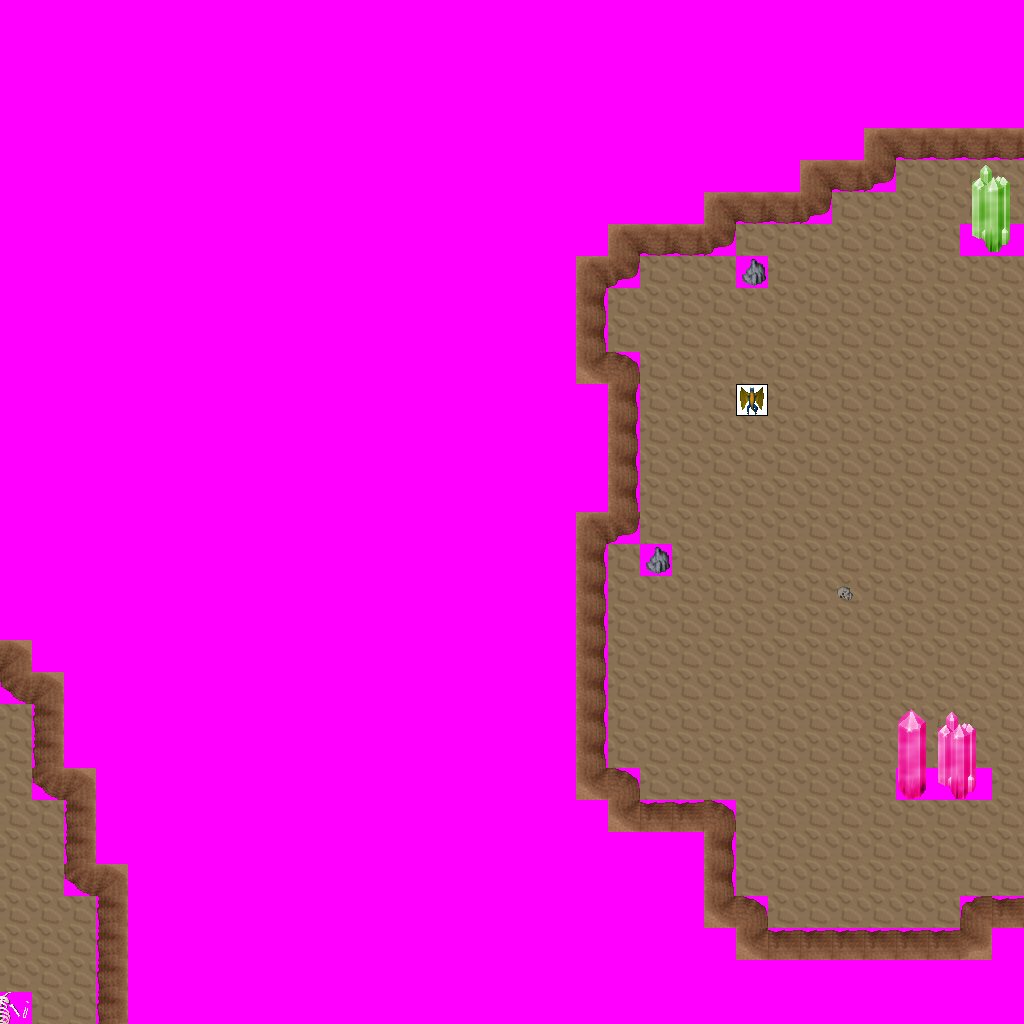

Below is a game level as drawn by its tile map, then a one-line description and the .tmx that defines it (tile-layer data replaced by summaries):
An orthogonal 32x32 tile map with 32x32 px tiles, 6 tile layers (Ground, Objects, Above, Walkable, ...), 9 tilesets and 8 objects (4x newmap, from_west_0, from_west_1, from_east_0, from_north_0).

<map version="1.0" orientation="orthogonal" width="32" height="32" tilewidth="32" tileheight="32">
 <tileset firstgid="1" name="ground_brown" tilewidth="32" tileheight="32">
  <image source="../drawable/ground_brown.png" width="160" height="32" />
 </tileset>
 <tileset firstgid="6" name="item_corpse_skull_dark" tilewidth="32" tileheight="32">
  <image source="../drawable/item_corpse_skull_dark.png" width="64" height="32" />
 </tileset>
 <tileset firstgid="8" name="item_corpse_huge_animal" tilewidth="32" tileheight="32">
  <image source="../drawable/item_corpse_huge_animal.png" width="64" height="256" />
 </tileset>
 <tileset firstgid="24" name="ground_rock_rocks_2" tilewidth="32" tileheight="32">
  <image source="../drawable/ground_rock_rocks_2.png" width="64" height="64" />
 </tileset>
 <tileset firstgid="28" name="ground_rock_pink_crystal" tilewidth="32" tileheight="32">
  <image source="../drawable/ground_rock_pink_crystal.png" width="96" height="96" />
 </tileset>
 <tileset firstgid="37" name="ground_rock_green_crystal" tilewidth="32" tileheight="32">
  <image source="../drawable/ground_rock_green_crystal.png" width="96" height="96" />
 </tileset>
 <tileset firstgid="46" name="logic_creature_dragon" tilewidth="32" tileheight="32">
  <image source="../drawable/logic_creature_dragon.png" width="256" height="32" />
 </tileset>
 <tileset firstgid="54" name="building_wall_int_sandstone" tilewidth="32" tileheight="32">
  <image source="../drawable/building_wall_int_sandstone.png" width="96" height="160" />
 </tileset>
 <tileset firstgid="69" name="walkable_sentinel" tilewidth="32" tileheight="32">
  <image source="../drawable/walkable_sentinel.png" width="32" height="32" />
 </tileset>
 <layer name="Ground" width="32" height="32">
  <data>[1024 cells, 1024 non-empty, 2 distinct tile ids]</data>
 </layer>
 <layer name="Objects" width="32" height="32">
  <data>[1024 cells, 0 non-empty, 0 distinct tile ids]</data>
 </layer>
 <layer name="Above" width="32" height="32">
  <data>[1024 cells, 10 non-empty, 10 distinct tile ids]</data>
 </layer>
 <layer name="Walkable" width="32" height="32">
  <data>[1024 cells, 746 non-empty, 1 distinct tile ids]</data>
 </layer>
 <layer name="Objects_stendhal" width="32" height="32">
  <data>[1024 cells, 79 non-empty, 20 distinct tile ids]</data>
 </layer>
 <layer name="Objects_stendhal2" width="32" height="32">
  <data>[1024 cells, 1 non-empty, 1 distinct tile ids]</data>
 </layer>
 <objectgroup name="Mapevents" width="32" height="32">
  <object name="exit_east_0" type="newmap" x="992" y="160" width="32" height="64">
   <properties>
    <property name="map" value="level_1_amazon_tunnel_x3_y0" />
    <property name="place" value="from_east_0" />
   </properties>
  </object>
  <object name="exit_east_1" type="newmap" x="992" y="256" width="32" height="640">
   <properties>
    <property name="map" value="level_1_amazon_tunnel_x3_y0" />
    <property name="place" value="from_east_1" />
   </properties>
  </object>
  <object name="exit_west_0" type="newmap" x="0" y="736" width="32" height="256">
   <properties>
    <property name="map" value="level_1_amazon_tunnel_x1_y0" />
    <property name="place" value="from_west_0" />
   </properties>
  </object>
  <object name="exit_south_0" type="newmap" x="32" y="992" width="64" height="32">
   <properties>
    <property name="map" value="level_1_amazon_tunnel_x2_y1" />
    <property name="place" value="from_south_0" />
   </properties>
  </object>
 </objectgroup>
 <objectgroup name="Spawn" width="32" height="32">
  <object name="from_west_0" x="992" y="192" width="32" height="32" />
  <object name="from_west_1" x="992" y="576" width="32" height="32" />
  <object name="from_east_0" x="0" y="864" width="32" height="32" />
  <object name="from_north_0" x="64" y="992" width="32" height="32" />
 </objectgroup>
 <objectgroup name="Keys" width="32" height="32" />
 <objectgroup name="Replace" width="32" height="32" />
</map>
